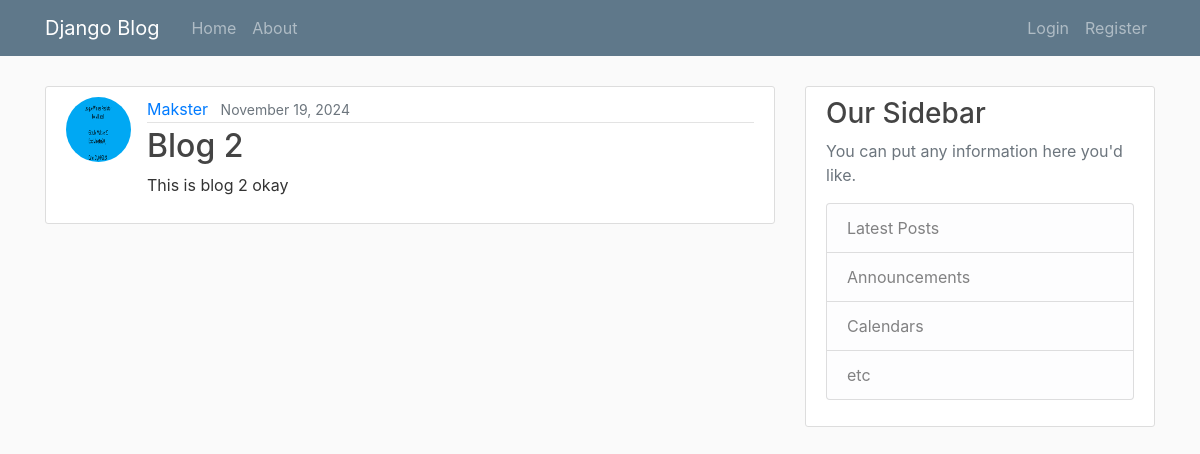
The app's page /post/2/ with its own data.
### blog/models.py (models this page shows, shortened)
class Post(models.Model):
    title = models.CharField(max_length=100)
    content = models.TextField()
    date_posted = models.DateTimeField(default=timezone.now)
    author = models.ForeignKey(User, on_delete=models.CASCADE)

### users/models.py (models this page shows, shortened)
class Profile(models.Model):
    user = models.OneToOneField(User, on_delete=models.CASCADE)
    image = models.ImageField(default='default.jpg', upload_to='profile_pics')

### blog/views.py (the view)
# urls.py: path('post/<int:pk>/', views.PostDetailView.as_view(), name='post-detail'),
class PostDetailView(DetailView ):
    model = Post

### blog/templates/blog/post_detail.html (shortened to what this page needs)
{% extends 'blog/base.html' %}
{% block content %}
    <article class="media content-section">
        <img class="rounded-circle article-img" src="{{ post.author.profile.image.url }}" alt="profile picture">
        <div class="media-body">
            <div class="article-metadata">
            <a class="mr-2" href="{% url 'user-posts' post.author.username %}">{{ object.author }}</a>
            <small class="text-muted">{{ object.date_posted|date:"F d, Y" }}</small>
            </div>
            <h2 class="article-title">{{ object.title }}</h2>
            <p class="article-content">{{ object.content }}</p>
        </div>
    </article>
{% endblock content %}

### blog/static/blog/main.css (style rules this page uses)
body { background-color: #fafafa !important; color: #333333 !important; }
h1, h2, h3, h4, h5, h6 { color: #444444; }
.content-section { background: #ffffff; padding: 10px 20px; border: 1px solid #dddddd; border-radius: 3px; margin-bottom: 20px; }
.article-title { color: #444444; }
.article-content { white-space: pre-line; }
.article-img { height: 65px; width: 65px; margin-right: 16px; }
.article-metadata { padding-bottom: 1px; margin-bottom: 4px; border-bottom: 1px solid #e3e3e3 }

### records on screen
Post: author.profile.image (picture), author "Makster", date_posted "November 19, 2024", title "Blog 2", content "This is blog 2 okay"
